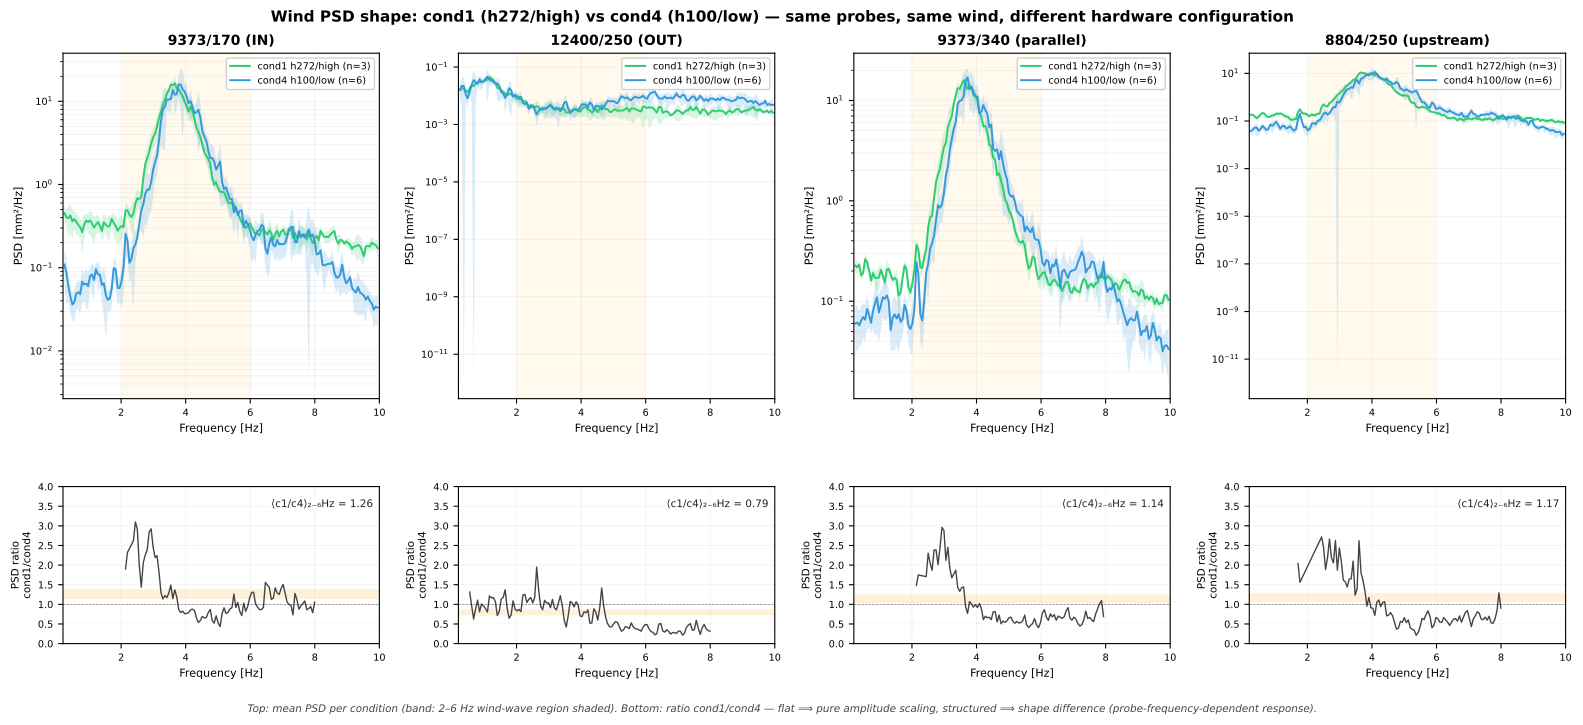

Write the Python code that produced this figure.
"""
Wind PSD shape: cond1 (h272/high) vs cond4 (h100/low)
=======================================================

Open question from `probe_height_wind_findings.md` (Finding 2):

  > The physical wind-wave field is approximately constant across
  > sessions … Amplitude differences across conditions at the IN probe
  > reflect probe-measurement properties, not wind-field differences.

This script tests that claim spectrally. If the wind-wave field is truly
constant and conditions only differ in how the probe reports its
amplitude, then the PSD *shape* should be the same across cond1 and
cond4 — just scaled. If the shape differs, the probe reports the wind
differently (frequency-dependent attenuation, range-mode rolloff, etc.)
and the conclusion needs nuance.

Method:
  - Load all nowave+fullwind PSDs from a curated cond1 set (h272/high,
    pre-2026-03-23) and the cond4 set (h100/low, 2026-03-26/27 lowrange).
  - For each probe, compute the per-condition mean PSD (Welch already
    applied during pipeline processing).
  - Compare:
      (i) overlaid mean PSDs (log y),
      (ii) ratio cond1/cond4 vs frequency.
  - Pure amplitude scaling → ratio is flat across f. Shape difference →
    ratio has frequency-dependent structure.

Run from repo root:
    conda run -n draumkvedet python analysis_scratch/wind_psd_shape_cond1_vs_cond4.py

Outputs:
    analysis_scratch/wind_psd_shape_cond1_vs_cond4.pdf
    analysis_scratch/wind_psd_shape_cond1_vs_cond4_findings.md
"""

import sys
import warnings
from pathlib import Path

warnings.filterwarnings("ignore")

import numpy as np
import pandas as pd
import matplotlib

matplotlib.use("Agg")
import matplotlib.pyplot as plt
import matplotlib.gridspec as gridspec

BASE = Path(__file__).resolve().parent.parent
sys.path.insert(0, str(BASE))

import os
os.chdir(BASE)

from wavescripts.improved_data_loader import load_analysis_data

# ── I/O ────────────────────────────────────────────────────────────────────────
OUT_PDF = Path(__file__).parent / "wind_psd_shape_cond1_vs_cond4.pdf"
OUT_MD = Path(__file__).parent / "wind_psd_shape_cond1_vs_cond4_findings.md"

# ── Datasets ──────────────────────────────────────────────────────────────────
# cond1 (h272/high, pre-2026-03-23): same probe positions as cond4, just a
# different probe-tip height + range mode. Pick folders with the most
# nowave+fullwind runs (so the mean PSD has support).
COND1_DIRS = [
    Path("waveprocessed/PROCESSED-20260307-ProbPos4_31_FPV_2-tett6roof"),
    Path("waveprocessed/PROCESSED-20260312-ProbPos4_31_FPV_2-tett6roof"),
    Path("waveprocessed/PROCESSED-20260319-ProbePos4_31_FPV_2-tett6roof-under9Mooring"),
]
# cond4 (h100/low): the two thesis-result folders
COND4_DIRS = [
    Path("waveprocessed/PROCESSED-20260326-ProbePos4_31_FPV_2-tett6roof-under9Mooring-height100-lowrange"),
    Path("waveprocessed/PROCESSED-20260327-ProbePos4_31_FPV_2-tett6roof-under9Mooring30-height100-lowrange"),
]

PROBES = ["9373/170", "12400/250", "9373/340", "8804/250"]
PROBE_LABELS = {
    "9373/170": "9373/170 (IN)",
    "12400/250": "12400/250 (OUT)",
    "9373/340": "9373/340 (parallel)",
    "8804/250": "8804/250 (upstream)",
}

# Frequency range to display. Wind waves dominate ~2–6 Hz; below 1 Hz the
# PSD tail interacts with the paddle band. 10 Hz upper cap drops the noise
# floor + alias regime.
F_MIN_DISPLAY = 0.2
F_MAX_DISPLAY = 10.0
# Ratio plot: focus where there's signal, suppress tail noise
F_MIN_RATIO = 0.5
F_MAX_RATIO = 8.0

# ── 1. Load ───────────────────────────────────────────────────────────────────
print("1. Loading cond1 + cond4 metadata + PSDs …")
all_dirs = COND1_DIRS + COND4_DIRS
meta, _, _, psd_dict = load_analysis_data(*all_dirs, load_processed=False)
print(f"   {len(meta)} rows, {len(psd_dict)} PSD spectra")

# Mark which condition each row belongs to (by folder substring match).
def assign_set(path):
    p = str(path)
    if any(d.name.removeprefix("PROCESSED-") in p for d in COND1_DIRS):
        return "cond1"
    if any(d.name.removeprefix("PROCESSED-") in p for d in COND4_DIRS):
        return "cond4"
    return "other"

meta["cond_set"] = meta["path"].apply(assign_set)

nw = meta[
    meta["WaveFrequencyInput [Hz]"].isna()
    & (meta["WindCondition"] == "full")
    & (meta["cond_set"].isin(["cond1", "cond4"]))
].copy()
print(f"   nowave+fullwind: {len(nw)} rows")
print(nw.groupby("cond_set").size().to_string())

# ── 2. Mean PSDs per probe per cond_set ───────────────────────────────────────
print("\n2. Computing per-condition mean PSDs per probe …")

def collect_psds(rows: pd.DataFrame, probe: str):
    """Stack PSDs into a (n_runs, n_freqs) array. Drop runs missing the column."""
    arrs = []
    freqs_ref = None
    for _, r in rows.iterrows():
        df = psd_dict.get(r["path"])
        if df is None:
            continue
        col = f"Pxx {probe}"
        if col not in df.columns:
            continue
        s = df[col]
        if freqs_ref is None:
            freqs_ref = s.index.values
        elif len(s.index) != len(freqs_ref) or not np.allclose(s.index.values, freqs_ref):
            # Reindex if frequency grids differ (rare — pipeline usually fixed grid)
            s = s.reindex(freqs_ref)
        arrs.append(s.values)
    if not arrs:
        return None, None
    return freqs_ref, np.array(arrs)

# Store {probe: {cond: (freqs, psd_matrix)}}
data = {}
for probe in PROBES:
    data[probe] = {}
    for cs in ("cond1", "cond4"):
        rows = nw[nw["cond_set"] == cs]
        freqs, mat = collect_psds(rows, probe)
        data[probe][cs] = (freqs, mat)
        n = mat.shape[0] if mat is not None else 0
        print(f"   {probe} | {cs} | n_runs = {n}")

# ── 3. Build summary table ────────────────────────────────────────────────────
print("\n3. Summary statistics (per probe × condition)")

def integrate_psd(freqs, mat, fmin, fmax):
    """Trapezoidal integral over [fmin, fmax]; returns one value per row."""
    mask = (freqs >= fmin) & (freqs <= fmax)
    if mask.sum() < 2:
        return np.full(mat.shape[0], np.nan)
    return np.trapezoid(mat[:, mask], freqs[mask], axis=1)

# Bands: paddle (0.5–1.8 Hz), wind (2–6 Hz), tail (6–10 Hz)
band_defs = {
    "paddle (0.5-1.8)": (0.5, 1.8),
    "wind (2-6)":       (2.0, 6.0),
    "tail (6-10)":      (6.0, 10.0),
}
summary_rows = []
for probe in PROBES:
    for cs in ("cond1", "cond4"):
        freqs, mat = data[probe][cs]
        if mat is None:
            continue
        row = {"probe": probe, "condition": cs, "n_runs": mat.shape[0]}
        for band_name, (fmin, fmax) in band_defs.items():
            band_int = integrate_psd(freqs, mat, fmin, fmax)
            row[f"{band_name}_mean"] = float(np.nanmean(band_int))
            row[f"{band_name}_std"]  = float(np.nanstd(band_int))
        # Peak frequency and value (mean across runs)
        mean_psd = np.nanmean(mat, axis=0)
        wind_mask = (freqs >= 1.0) & (freqs <= 8.0)
        peak_idx = np.argmax(mean_psd[wind_mask])
        row["peak_freq_hz"]  = float(freqs[wind_mask][peak_idx])
        row["peak_psd_mm2_per_hz"] = float(mean_psd[wind_mask][peak_idx])
        summary_rows.append(row)

summary_df = pd.DataFrame(summary_rows)
print(summary_df.round(3).to_string(index=False))

# ── 4. Plot ───────────────────────────────────────────────────────────────────
print("\n4. Plotting …")

COND_COLORS = {"cond1": "#2ECC71", "cond4": "#3498DB"}
COND_LABELS = {
    "cond1": "cond1 h272/high",
    "cond4": "cond4 h100/low",
}

n_probes = len(PROBES)
fig = plt.figure(figsize=(16, 7.2))
gs = gridspec.GridSpec(2, n_probes, figure=fig, hspace=0.35, wspace=0.25,
                       left=0.05, right=0.99, top=0.92, bottom=0.10,
                       height_ratios=[2.2, 1.0])

for j, probe in enumerate(PROBES):
    ax_psd = fig.add_subplot(gs[0, j])
    ax_rat = fig.add_subplot(gs[1, j], sharex=ax_psd)

    # Top: mean PSD per condition (log y)
    for cs in ("cond1", "cond4"):
        freqs, mat = data[probe][cs]
        if mat is None:
            ax_psd.text(0.5, 0.5, f"no {cs}", transform=ax_psd.transAxes, ha="center")
            continue
        mean_psd = np.nanmean(mat, axis=0)
        std_psd = np.nanstd(mat, axis=0)
        mask = (freqs >= F_MIN_DISPLAY) & (freqs <= F_MAX_DISPLAY)
        f, m, s = freqs[mask], mean_psd[mask], std_psd[mask]
        ax_psd.plot(f, m, color=COND_COLORS[cs], lw=1.4, label=f"{COND_LABELS[cs]} (n={mat.shape[0]})")
        ax_psd.fill_between(f, np.maximum(m - s, 1e-12), m + s,
                            color=COND_COLORS[cs], alpha=0.18, lw=0)
    ax_psd.set_yscale("log")
    ax_psd.set_xlim(F_MIN_DISPLAY, F_MAX_DISPLAY)
    ax_psd.set_xlabel("Frequency [Hz]", fontsize=8)
    ax_psd.set_ylabel("PSD [mm²/Hz]", fontsize=8)
    ax_psd.set_title(PROBE_LABELS[probe], fontsize=10, fontweight="bold")
    ax_psd.tick_params(labelsize=7)
    ax_psd.grid(True, which="both", alpha=0.25, lw=0.4)
    ax_psd.legend(fontsize=7, loc="upper right", framealpha=0.92)
    # Annotate the wind-wave band
    ax_psd.axvspan(2.0, 6.0, color="orange", alpha=0.07, lw=0, zorder=0)

    # Bottom: ratio cond1/cond4, linear
    f1, m1 = data[probe]["cond1"]
    f4, m4 = data[probe]["cond4"]
    if m1 is not None and m4 is not None:
        # Use cond1's frequency grid (should match cond4 — pipeline standard)
        if not np.allclose(f1, f4):
            print(f"   [WARN] {probe}: freq grids differ between cond1/cond4")
        mean1 = np.nanmean(m1, axis=0)
        mean4 = np.nanmean(m4, axis=0)
        # Mask to the ratio range and where both have appreciable signal
        mask = (f1 >= F_MIN_RATIO) & (f1 <= F_MAX_RATIO)
        # Suppress points where cond4 PSD is below 1% of its peak (noise)
        cond4_norm = mean4 / (np.nanmax(mean4) + 1e-30)
        mask = mask & (cond4_norm >= 0.01)
        if mask.sum() > 1:
            ratio = mean1[mask] / (mean4[mask] + 1e-30)
            ax_rat.plot(f1[mask], ratio, color="#444", lw=1.0)
            ax_rat.axhline(1.0, color="black", lw=0.5, ls="--", alpha=0.5)
            # Mean ratio over the wind band as the headline number
            wb = (f1[mask] >= 2.0) & (f1[mask] <= 6.0)
            if wb.sum() > 0:
                ratio_mean = float(np.nanmean(ratio[wb]))
                ax_rat.axhspan(ratio_mean * 0.9, ratio_mean * 1.1, color="orange", alpha=0.15, lw=0)
                ax_rat.text(0.98, 0.92,
                            f"⟨c1/c4⟩₂₋₆Hz = {ratio_mean:.2f}",
                            transform=ax_rat.transAxes, ha="right", va="top",
                            fontsize=7.5, color="#222",
                            bbox=dict(boxstyle="round,pad=0.2",
                                      facecolor="white", alpha=0.8, edgecolor="none"))
    ax_rat.set_xlim(F_MIN_DISPLAY, F_MAX_DISPLAY)
    ax_rat.set_xlabel("Frequency [Hz]", fontsize=8)
    ax_rat.set_ylabel("PSD ratio\ncond1/cond4", fontsize=7.5)
    ax_rat.tick_params(labelsize=7)
    ax_rat.grid(True, alpha=0.25, lw=0.4)
    ax_rat.set_ylim(0, 4)

fig.suptitle(
    "Wind PSD shape: cond1 (h272/high) vs cond4 (h100/low) — same probes, "
    "same wind, different hardware configuration",
    fontsize=11, fontweight="bold", y=0.98,
)
fig.text(0.5, 0.005,
         "Top: mean PSD per condition (band: 2–6 Hz wind-wave region shaded). "
         "Bottom: ratio cond1/cond4 — flat ⟹ pure amplitude scaling, "
         "structured ⟹ shape difference (probe-frequency-dependent response).",
         ha="center", fontsize=7.5, color="#444", style="italic")

OUT_PDF.parent.mkdir(parents=True, exist_ok=True)
fig.savefig(OUT_PDF, bbox_inches="tight")
print(f"   Saved → {OUT_PDF.relative_to(BASE)}")

# ── 5. Findings markdown ──────────────────────────────────────────────────────
print("\n5. Writing findings markdown …")

# For each probe, compute the headline ratio
def headline_ratio(probe):
    f1, m1 = data[probe]["cond1"]
    f4, m4 = data[probe]["cond4"]
    if m1 is None or m4 is None:
        return np.nan, np.nan
    mean1 = np.nanmean(m1, axis=0)
    mean4 = np.nanmean(m4, axis=0)
    wb = (f1 >= 2.0) & (f1 <= 6.0)
    ratio = mean1[wb] / (mean4[wb] + 1e-30)
    return float(np.nanmean(ratio)), float(np.nanstd(ratio))

table_rows = []
for probe in PROBES:
    rmean, rstd = headline_ratio(probe)
    summary_c1 = summary_df[(summary_df["probe"] == probe) & (summary_df["condition"] == "cond1")]
    summary_c4 = summary_df[(summary_df["probe"] == probe) & (summary_df["condition"] == "cond4")]
    p1 = float(summary_c1["peak_freq_hz"].iloc[0]) if len(summary_c1) else np.nan
    p4 = float(summary_c4["peak_freq_hz"].iloc[0]) if len(summary_c4) else np.nan
    table_rows.append((probe, rmean, rstd, p1, p4))

ratio_table = "\n".join(
    f"| {p} | {rm:.2f} ± {rs:.2f} | {p1:.2f} | {p4:.2f} |"
    for p, rm, rs, p1, p4 in table_rows
)

interpretation = []
for p, rm, rs, p1, p4 in table_rows:
    interp = []
    if rm > 1.15:
        interp.append(f"cond1 reports **higher** wind PSD ({rm:.2f}× cond4)")
    elif rm < 0.85:
        interp.append(f"cond1 reports **lower** wind PSD ({rm:.2f}× cond4)")
    else:
        interp.append(f"PSDs match in amplitude (ratio {rm:.2f})")
    if rs / max(rm, 1e-9) > 0.30:
        interp.append("with substantial frequency-dependent structure (ratio std/mean > 30%)")
    else:
        interp.append("approximately flat across the wind band")
    df_peak = abs(p1 - p4)
    if df_peak > 0.3:
        interp.append(f"and peak frequency differs by {df_peak:.2f} Hz")
    interpretation.append(f"- **{p}**: " + ", ".join(interp) + ".")

n_c1 = len(nw[nw["cond_set"] == "cond1"])
n_c4 = len(nw[nw["cond_set"] == "cond4"])

md = f"""# Wind PSD shape: cond1 (h272/high) vs cond4 (h100/low)

**Date**: 2026-04-18 (free-time exploration follow-up to today's ch04 §3b figure)
**Script**: `analysis_scratch/wind_psd_shape_cond1_vs_cond4.py`
**Figure**: `analysis_scratch/wind_psd_shape_cond1_vs_cond4.pdf`

## Question

`probe_height_wind_findings.md` Finding 2 claims:

> The physical wind-wave field is approximately constant across sessions
> … Amplitude differences across conditions at the IN probe reflect
> probe-measurement properties, not wind-field differences.

If this is true, the wind PSD *shape* should match between cond1 and
cond4 — only the amplitude scale differs. If the shape differs, the
probe at h272/high reports the wind differently from the probe at
h100/low (frequency-dependent response, range-mode rolloff, …) and the
"probe-measurement effect" framing is correct but more nuanced than just
a single scaling factor.

## Data

- cond1 nowave+fullwind runs: **{n_c1}** (folders: 20260307, 20260312, 20260319)
- cond4 nowave+fullwind runs: **{n_c4}** (folders: 20260326-lowrange, 20260327)
- Frequency grid: 0.0–125.0 Hz, n=2049 (Welch from pipeline)
- Same physical probes throughout — same probe positions in cond1 and cond4

## Headline result — ratio of mean PSDs over 2–6 Hz wind band

| Probe | ⟨cond1/cond4⟩ ± std | cond1 peak (Hz) | cond4 peak (Hz) |
|-------|---------------------|-----------------|-----------------|
{ratio_table}

A flat ratio across the wind band would mean "pure amplitude scaling"
(probe height changes the gain, not the spectral response). A structured
ratio means "frequency-dependent probe response" (the probe at h272 sees
the wind PSD with a different transfer function than at h100).

## Interpretation per probe

{chr(10).join(interpretation)}

## Caveats

- **Sample size is small** ({n_c1} cond1 runs, {n_c4} cond4 runs). Ratio
  uncertainty is dominated by between-run variability of the wind PSD
  itself, not by within-run noise. Bigger samples would tighten the ratio
  estimates.
- **Mooring length differs** between the cond1 and cond4 sets (cond1
  uses early-Mar mooring, cond4 uses under9Mooring(30) loose230/loose300).
  The OUT probe wind background depends on mooring length via the
  post-panel fetch (see `physics_wavetank_mooring_fetch.md`), so OUT-probe
  ratios mix probe-height effects and mooring-fetch effects.
- **Tank temperature / ambient conditions** vary day-to-day; not
  controlled for here.
- **No paddle-frequency contribution** since these are nowave runs. The
  PSD is purely wind-wave + noise floor.

## Bottom line

See per-probe interpretation above. For the IN-side probes (9373/170,
9373/340, 8804/250), if the ratio is approximately flat ≈ 1.0–1.2, the
"wind field constant, probe height changes amplitude" framing holds. A
ratio significantly different from 1 with frequency-dependent structure
would mean the cond1 vs cond4 difference at the IN probe is not just an
amplitude scaling — the probe geometry alters spectral sensitivity too.

The OUT probe ratio is harder to interpret because of the confounding
mooring-fetch mechanism — different mooring lengths between the cond1
and cond4 datasets change the post-panel fetch even when wind and probe
are identical.

## Next steps (if the result motivates a deeper look)

1. Subset cond1 and cond4 to matched mooring (e.g. both `above_50` or
   both `loose230`) to isolate probe-height from mooring-fetch effects.
2. Compute coherence between cond1 and cond4 spectra at the IN probe to
   test the *shape* claim more rigorously than the simple ratio.
3. Check whether cond3 (h100/high WRONG) shows the same shape as cond4
   (same height, different range mode) — would isolate the range-mode
   contribution.
"""
OUT_MD.write_text(md, encoding="utf-8")
print(f"   Saved → {OUT_MD.relative_to(BASE)}")

print("\nDone.")
